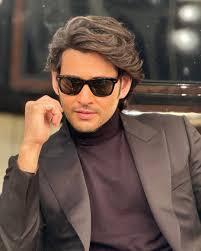
#> input picture All_data_sets/dataset/mb_2.jpeg, 201 x 251 px; its folder holds 5 pictures in this run
$ jupyter execute open_cv_5.ipynb   (older library calls are emulated)
#> lines starting #> are read from the running program, lines starting #| are printed output that depends on the picture; after the words box and inside, x2 and y2 are one past the last pixel; in counts of white or black regions, pixels touching at a corner belong together
# Image Gradients

### Gradients highlight edges in an image by detecting intensity changes.

[cell 1]
import cv2
import numpy as np
import matplotlib.pyplot as plt
import os

[cell 2]
path = "../All_data_sets/dataset"

[cell 3]
os.listdir(path)

[cell 4]
image = cv2.imread( path+'/mb_2.jpeg' )
#> image is the input picture: shape (251, 201, 3); mean B, G, R 75.2, 84.1, 103.4

[cell 5]
# Convert to grayscale
gray = cv2.cvtColor(image, cv2.COLOR_BGR2GRAY)
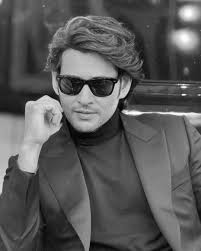
#> gray: shape (251, 201); min 1, max 254, mean 88.8

# Sobel X (detects vertical edges)
sobelx = cv2.Sobel(gray, cv2.CV_64F, 1, 0, ksize=5)
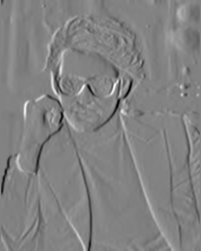
#> sobelx: shape (251, 201) float64; min -8422, max 8033, mean -9.2; drawn with min black and max white

# Sobel Y (detects horizontal edges)
sobely = cv2.Sobel(gray, cv2.CV_64F, 0, 1, ksize=5)
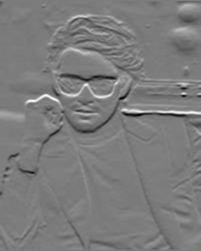
#> sobely: shape (251, 201) float64; min -8163, max 8514, mean -11.8; drawn with min black and max white

# Laplacian (detects edges in all directions)
laplacian = cv2.Laplacian(gray, cv2.CV_64F)
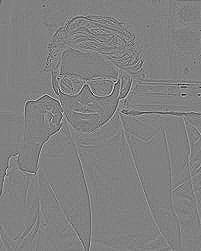
#> laplacian: shape (251, 201) float64; min -357, max 350, mean 0; drawn with min black and max white

[cell 6]
plt.figure(figsize=(12,6))
plt.subplot(1,3,1), plt.imshow(sobelx, cmap='gray'), plt.title("Sobel X"), plt.axis('off')
plt.subplot(1,3,2), plt.imshow(sobely, cmap='gray'), plt.title("Sobel Y"), plt.axis('off')
plt.subplot(1,3,3), plt.imshow(laplacian, cmap='gray'), plt.title("Laplacian"), plt.axis('off')
plt.show()

# Morphological Operations

## These are applied on binary images (thresholded) to remove noise, close gaps, or enhance structures.

[cell 7]
# Convert to binary (thresholding)
_, binary = cv2.threshold(gray, 127, 255, cv2.THRESH_BINARY)
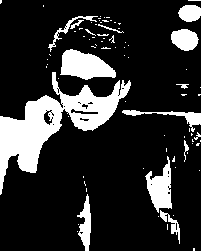
#> binary: shape (251, 201); 18.2% white; 83 white regions (69 under 20 px), largest, box (x1, y1, x2, y2) and area: (0, 72, 131, 195) 4834, (60, 49, 116, 80) 1130, (145, 156, 172, 213) 803

# Define kernel (shape for morph operations)
kernel = cv2.getStructuringElement(cv2.MORPH_RECT, (5,5))

# Erosion (shrinks white areas, removes noise)
erosion = cv2.erode(binary, kernel, iterations=1)
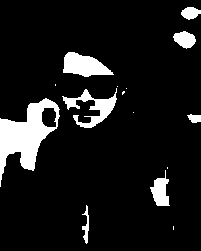
#> erosion: shape (251, 201); 9.8% white; 15 white regions (7 under 20 px), largest, box (x1, y1, x2, y2) and area: (0, 98, 60, 187) 2270, (63, 52, 114, 77) 799, (62, 88, 117, 128) 776

# Dilation (expands white areas, fills gaps)
dilation = cv2.dilate(binary, kernel, iterations=1)
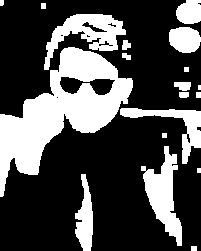
#> dilation: shape (251, 201); 30.1% white; 19 white regions (1 under 20 px), largest, box (x1, y1, x2, y2) and area: (0, 47, 133, 197) 7832, (141, 146, 182, 246) 1831, (44, 14, 126, 70) 1802

# Opening (erosion → dilation) removes noise
opening = cv2.morphologyEx(binary, cv2.MORPH_OPEN, kernel)
#> opening: shape (251, 201); 15.3% white; 12 white regions, largest, box (x1, y1, x2, y2) and area: (0, 96, 62, 189) 2960, (60, 84, 120, 130) 1505, (61, 50, 116, 79) 1119

# Closing (dilation → erosion) fills holes
closing = cv2.morphologyEx(binary, cv2.MORPH_CLOSE, kernel)
#> closing: shape (251, 201); 20.1% white; 37 white regions (28 under 20 px), largest, box (x1, y1, x2, y2) and area: (0, 49, 131, 195) 6266, (145, 156, 180, 244) 1169, (48, 16, 124, 56) 695

[cell 8]
plt.figure(figsize=(12,8))
plt.subplot(2,3,1), plt.imshow(binary, cmap='gray'), plt.title("Binary"), plt.axis('off')
plt.subplot(2,3,2), plt.imshow(erosion, cmap='gray'), plt.title("Erosion"), plt.axis('off')
plt.subplot(2,3,3), plt.imshow(dilation, cmap='gray'), plt.title("Dilation"), plt.axis('off')
plt.subplot(2,3,4), plt.imshow(opening, cmap='gray'), plt.title("Opening"), plt.axis('off')
plt.subplot(2,3,5), plt.imshow(closing, cmap='gray'), plt.title("Closing"), plt.axis('off')
plt.show()

## Erosion shrinks objects

## Dilation enlarges them

## Opening removes small white noise

## Closing fills small black holes inside objects

# Blurring & Smoothing

## Averaging Blur

## Each pixel value is replaced by the average of its neighbors.

[cell 9]
blur_avg = cv2.blur(image, (5,5))
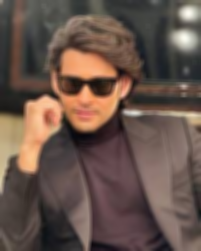
#> blur_avg: shape (251, 201, 3); mean B, G, R 75.2, 84.1, 103.3

## Gaussian Blur

## Uses a weighted kernel (more natural blur).

[cell 10]
blur_gaussian = cv2.GaussianBlur(image, (5,5), 0)

## Median Blur

## Great for removing salt & pepper noise.

[cell 11]
blur_median = cv2.medianBlur(image, 5)
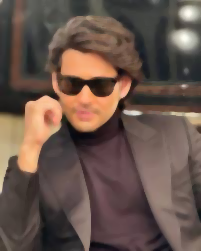
#> blur_median: shape (251, 201, 3); mean B, G, R 75, 83.9, 103.3

## Bilateral Filter

## Reduces noise but keeps edges sharp (very useful in vision tasks).

[cell 12]
blur_bilateral = cv2.bilateralFilter(image, 9, 75, 75)

[cell 13]
titles = ["Original", "Averaging", "Gaussian", "Median", "Bilateral"]
images = [image, blur_avg, blur_gaussian, blur_median, blur_bilateral]

plt.figure(figsize=(12,6))
for i in range(5):
    plt.subplot(2,3,i+1)
    plt.imshow(cv2.cvtColor(images[i], cv2.COLOR_BGR2RGB))
    plt.title(titles[i])
    plt.axis('off')
plt.show()
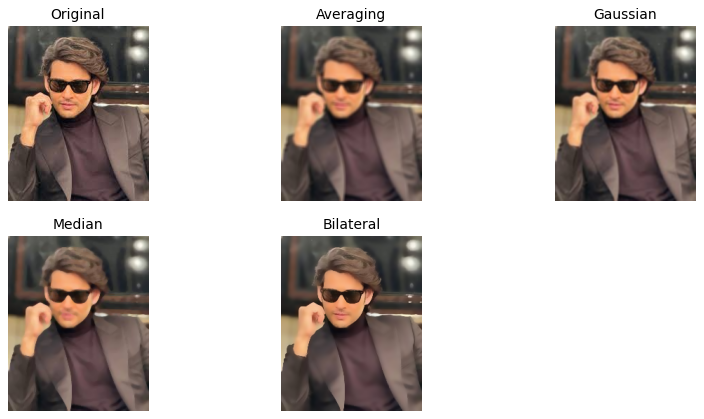
#> figure drawn by matplotlib, 5 panels
